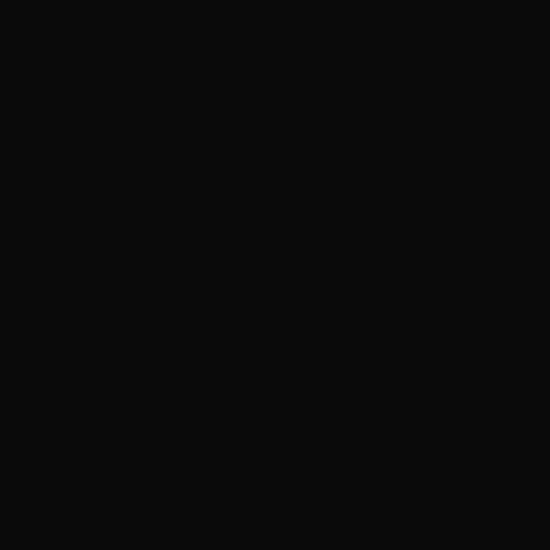
Frame 1 (no input)
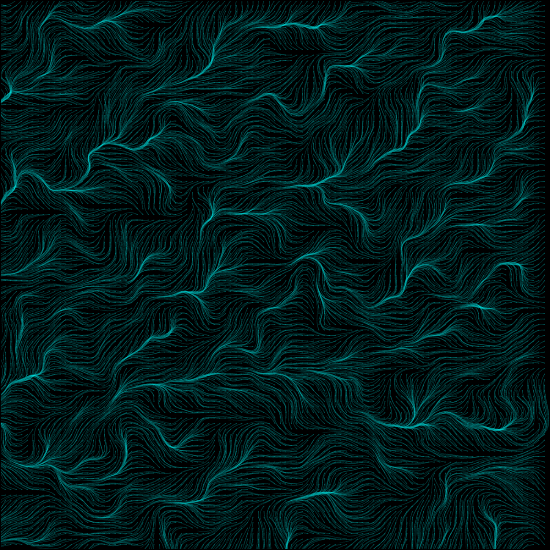
Frame 60 (no input)
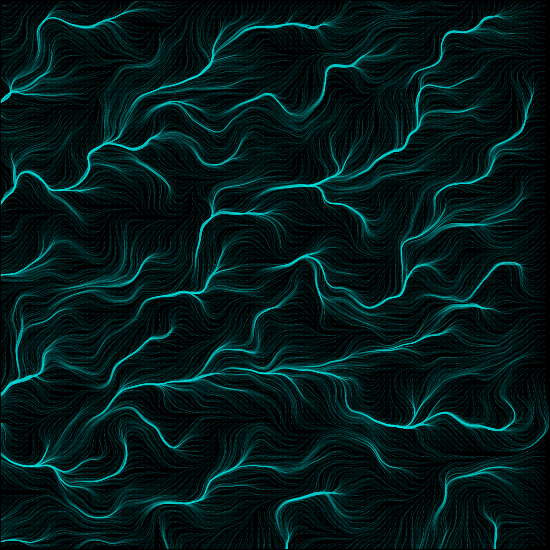
Frame 120 (the mouse pressed at the canvas centre since frame 60)

The p5.js sketch that drew these frames (run headless with seeded random() and noise() and a simulated clock; from frame 60 on, the mouse is pressed at the canvas centre):

// p5.js sketch
// ── sketch.js
// https://sighack.com/post/getting-creative-with-perlin-noise-fields 

let arrowsMap = []
let gCtx;
let balls = [];

let w = 550 // width of canvas
let arrowsResolution = 30; // dimensions of arrowsMap
let ballsResolution = 100; // sqrt of balls to spawn
let ballWidth = 1; // size of balls
let nvisResolution = 100; // size of noise visulaization
let noiseFreq = 0.025 // lower = smoother

let screenFadeFactor = 0.005 // how much the global fade is (0 is off)
let ballFadeFactor = 10  // opacity of the balls. (255 is off)

let sim = true;
let arrows = false;
let noiseVis = false;

let spacetime = 0; // this is so that we can change the field again. its set to frameCount

let dragForce = 0.1;
let fieldForce = 10;
let timeScale = 5;

// it always seems to tend to the left, and im not sure why.
// i think because the average value would be between 0 (down) and 360 (up) which would average left maybe ??? im not sure.
// so im adding a random twist function to bump all the values by so that they all trend somewhere new each time.

let twist = 360 * Math.random()


function fillField(){
  spacetime = frameCount
  arrowsMap = []
  for(let i = 0; i < arrowsResolution; i++){
    arrowsMap.push([])
    for(let j = 0; j < arrowsResolution; j++){
       let c = 360 * noise(j*noiseFreq, i*noiseFreq, spacetime*timeScale);
       arrowsMap[i].push(c);
    }
  }
}

function fillBalls(){
  let spacing = width/ballsResolution
  let length = spacing/4
  for (let i = 0; i < ballsResolution; i++){
    for (let j = 0; j < ballsResolution; j++){
      balls.push({"pos": {"x":i*spacing, "y":j*spacing}, "vel":{"x": 0, "y": 0}}) 
    }
  }
}

function setup() {
  arrowsMap = []
  balls = [];
  twist = 360 * Math.random()
  createCanvas(w, w);
  dots = createGraphics(w,w)
  
  angleMode(DEGREES)
  
  // create arrowsMap
  
  fillField()
  fillBalls()
  background(10);
}

function draw() {
  image(dots,0,0,w,w)

  if (arrows){
    drawArrows()
  }
  
  if (noiseVis){
    drawNoiseVis()
  }
  
  if (sim) {  
    // draw balls
    drawBalls()

    // update balls
    updateBalls()
  }
  
  
  
  // prints a translucent square over the graphics object every frame to fade it, COULD iterate thru every pixel and fade that, but this is easier.
  dots.fill(10,255*screenFadeFactor)
  dots.square(0,0,w) 
  
}

function drawArrows(){
  let spacing = width/arrowsResolution
  let length = spacing/4
  for (let i = 0; i < arrowsResolution; i++) {
    for (let j = 0; j < arrowsResolution; j++ ) {
      push()
      fill(100)
      stroke(200)
      let x = i*spacing+spacing/2
      let y = j*spacing+spacing/2
      let r = 360 * noise(x*noiseFreq, y*noiseFreq, spacetime*timeScale)
      translate(i*spacing+spacing/2, j*spacing+spacing/2)
      angleMode(DEGREES)
      rotate(r - 90 + twist)
      line(0, -length, 0, length)
      triangle(-length/3, length/2, length/3, length/2, 0,length)
      pop()
      
    }
  }
}

function drawBalls(){
  for (let i = 0; i < balls.length; i++) {
      
      dots.push()
      let tx = balls[i].pos.x
      let ty = balls[i].pos.y
      dots.noStroke()
      dots.fill(0,255,255,ballFadeFactor)
      dots.circle(tx,ty,ballWidth)
      dots.pop()
      
  }
}

function drawNoiseVis() {
  let spacing = width/nvisResolution
  let r = spacing
  for (let i = 0; i < nvisResolution; i++) {
    for (let j = 0; j < nvisResolution; j++ ) {
      push()
      let x = i*spacing+spacing/2
      let y = j*spacing+spacing/2
      let c = 255 * noise(x*noiseFreq, y*noiseFreq, spacetime*timeScale)
      translate(i*spacing+spacing/2, j*spacing+spacing/2)
      fill(c)
      noStroke()
      circle(x,y,r)
      pop()
      
    }
  }
}

function updateBalls() {
  for (let i = 0; i < balls.length; i++) {
      let ball = balls[i]
      
      let bx = ball.pos.x
      let by = ball.pos.y
      let r = 360 * noise(bx*noiseFreq, by*noiseFreq, spacetime*timeScale) + twist
      // angle of force in degrees.
      let dtime = deltaTime/1000 * timeScale
            
      // apply force to velocity
      
      angleMode(DEGREES)
      let Fx = fieldForce * cos(r)
      let Fy = fieldForce * sin(r)
      
      ball.vel.x += Fx * dtime
      ball.vel.y += Fy * dtime
      
      // apply drag to velocity
      
      ball.vel.x *= (1-dragForce)
      ball.vel.y *= (1-dragForce)
      
      // apply velocity to position
      
      ball.pos.x += ball.vel.x * dtime
      ball.pos.y += ball.vel.y * dtime
      
      // delete ball if outside of bounds
      
    if (ball.pos.x > width || 
        ball.pos.x < 0 ||
       ball.pos.y > height ||
       ball.pos.y < 0){
      balls.splice(i,1)
    }
    }
}

function keyPressed(){
  switch(key){
    case "r":
      setup()
      break
  }
}
